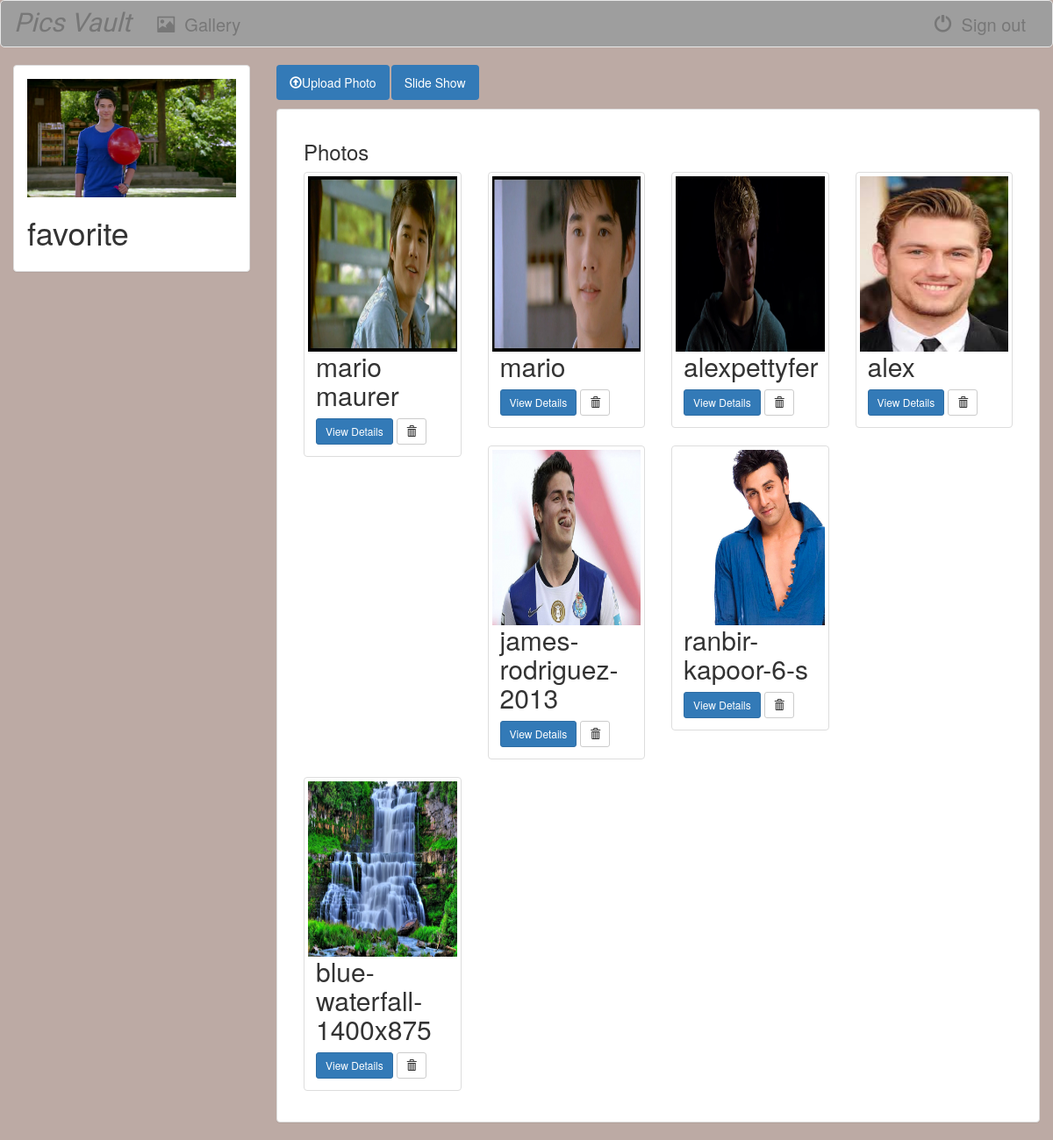
The page /home/12/detail/ (signed in) on the database its author committed.
### gallery/models.py (models this page shows, shortened)
class Album(models.Model):
    user = models.ForeignKey(User)
    album_title = models.CharField(max_length=500)
    album_logo = models.FileField()

class Photos(models.Model):
    album = models.ForeignKey(Album, on_delete=models.CASCADE)
    file_type = models.CharField(max_length=10)
    photo_title = models.CharField(max_length=250)
    photo = models.FileField()

### gallery/views.py (the view)
# urls.py: url(r'^(?P<album_id>[0-9]+)/detail/$', views.detail, name="photos"),
def detail(request, album_id):
    if not request.user.is_authenticated():
        return render(request, 'gallery/login.html')
    else:
        user = request.user
        album = get_object_or_404(Album, pk=album_id)
        albums = Album.objects.filter(user=request.user)
        user1 = album.user
        if user == user1:
            return render(request, 'gallery/photos.html', {'albums': album, 'user': user})
        else:
            context = 'This album does not belong to you'
            return render(request, 'gallery/index.html', {'albums': albums,'error_message': context})

### gallery/templates/gallery/photos.html (shortened to what this page needs)
{% extends 'gallery/base1.html' %}
{% block body %}
    {% load staticfiles %}
   <div class="container-fluid songs-container">
    <div class="row">
        <div class="col-sm-5 col-md-3 ">
            <div class="panel panel-default">
                <div class="panel-body">
                    <a href="{% url 'gallery:photos' albums.id %}">
                        {% if albums.album_logo %}
                            <img src="{{ albums.album_logo.url }}" class="img-responsive">
                        {% else %}
                            <h3>No image to display</h3>
                        {% endif %}
                    </a>
                    <h1>{{ albums.album_title }}</h1>
                </div>
            </div>
        </div>
        <div class="col-sm-8 col-md-9">
            <ul class="nav nav-pills" style="margin-bottom: 10px;">
                <li role="presentation" class="active"><a href="{% url 'gallery:add_photo' albums.id%}">
                    <span class="	glyphicon glyphicon-upload" aria-hidden="true"></span>Upload Photo</a></li>
                <li role="presentation" class="active"><a href="{% url 'gallery:slide_show' albums.id%}">
                    Slide Show</a></li>
            </ul>
            <div class="panel panel-default">
                <div class="panel-body">
            {% if albums %}
                    <div class="col-sm-12">
                    <h3>Photos</h3>
                </div>
                    {% for photo in albums.photos_set.all %}
                        <div class="col-sm-4 col-lg-3    ">
                            <div class="thumbnail">
                                <a href="{% url 'gallery:photo_detail' albums.id photo.id %}">
                                    <img src="{{ photo.photo.url }}" class="img-responsive" style="width: 200px; height: 200px;float: left;margin-right: 10px"/>
                                </a>
                                <br>
                                <div class="caption">
                                    <h2>{{ photo.photo_title }}</h2>
                                    <a href="{% url 'gallery:photo_detail' albums.id photo.id %}" class="btn btn-primary btn-sm" role="button">View Details</a>
                                    <form action="{% url 'gallery:delete_photo' albums.id photo.id %}" method="post" style="display: inline;">
                                        <button type="submit" class="btn btn-default btn-sm">
                                            <span class="glyphicon glyphicon-trash"></span>
                                        </button>
                                    </form>
                                </div>
                            </div>
                        </div>
                        {% cycle '' '' '' '' '' '<div class="clearfix visible-lg"></div>' %}
                    {% endfor %}
                {% else %}
                    <h3>No Photos
                {% endif %}</h3>
                </div>
            </div>
        </div>
    </div>
</div>
{% endblock %}

### gallery/templates/gallery/base1.html (shortened to what this page needs)
<!DOCTYPE html>
<html lang="en">
<head>
    {% load staticfiles %}
    <link rel="stylesheet" type="text/css" href="https://maxcdn.bootstrapcdn.com/bootstrap/3.3.6/css/bootstrap.min.css">
    <link rel="stylesheet" type="text/css" href="{% static 'gallery/style.css' %}">
    </head>
<body style="background-color:#bcaaa4">
<nav class="navbar navbar-default">
    <div class="container-fluid">
        <div class="navbar-header">
            <a class="navbar-brand" href="{% url 'gallery:index' %}"><i>Pics Vault</i></a>
        </div>
        <div class="collapse navbar-collapse" id="topNavBar">
            <ul class="nav navbar-nav">
                <li class="{% block albums_active %}{% endblock %}"><a href="{% url 'gallery:index' %}"><span class="glyphicon glyphicon-picture" aria-hidden="true"></span>&nbsp; Gallery</a></li>
            </ul>
            <ul class="nav navbar-nav navbar-right">
                <li>
                    <a href="{% url 'gallery:home' %}">
                        <span class="glyphicon glyphicon-off" aria-hidden="true"></span>&nbsp; Sign out
                    </a>
                </li>
            </ul>
        </div>
    </div>
</nav>
{% block body %}
{% endblock %}
</body>
</html>

### gallery/static/gallery/style.css (style rules this page uses)
.navbar-default { background-color: #9e9e9e; border-color: #E7E7E7; font-size: 20px; }
.navbar { border-radius:5px; }
.navbar-brand { font-family: 'Satisfy',cursive; font-size: 30px; }
body { background-color: #bcaaa4; }

### rows shown on the page
Album: album_logo (picture), album_title "favorite"
Photos: photo (picture), photo_title "mario maurer"
Photos: photo (picture), photo_title "mario"
Photos: photo (picture), photo_title "alexpettyfer"
Photos: photo (picture), photo_title "alex"
Photos: photo (picture), photo_title "james-rodriguez-2013"
Photos: photo (picture), photo_title "ranbir-kapoor-6-s"
Photos: photo (picture), photo_title "blue-waterfall-1400x875"
